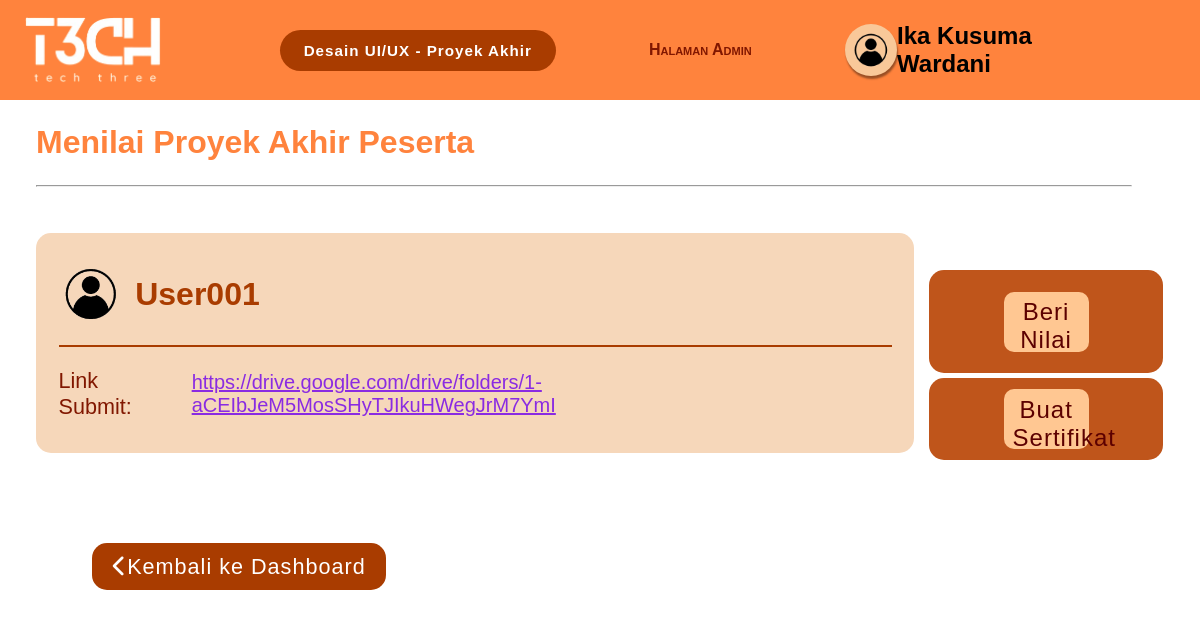
/menilaiProyek_admin.php (signed in), run on the app's committed database.
### tables this page shows
CREATE TABLE `submission` (
  `Id_Submission` varchar(20) NOT NULL,
  `link_google_drive` varchar(255) NOT NULL,
  `submitted_at` timestamp NOT NULL DEFAULT current_timestamp(),
  `Id_User` varchar(20) DEFAULT NULL,
  `Id_Kelas` varchar(25) NOT NULL
);

### menilaiProyek_admin.php (the view, shortened to what this page needs)
<?php
require_once 'db_connect.php';
if (isset($_SESSION['admin_id'])) {
  $adminId = $_SESSION['admin_id'];
} else {
  header("Location: login_admin.php");
  exit;
}
$query = "SELECT `Nama_Admin`, `No_Telp_Admin` FROM `admin` WHERE `Id_Admin`='$adminId'";
$result = $conn->query($query);
$namaAdmin = "";
if ($result->num_rows > 0) {
  while ($row = $result->fetch_assoc()) {
      $namaAdmin = $row['Nama_Admin'];
  }
} else {
  echo "Data admin tidak ditemukan.";
}
$sql = "SELECT Id_Submission, link_google_drive, submitted_at, Id_User FROM submission";
$result = $conn->query($sql);
if ($result->num_rows > 0) {
    $submissions = $result->fetch_all(MYSQLI_ASSOC);
} else {
    $submissions = [];
}
?>
<!DOCTYPE html>
<html lang="id">
  <head>
    <link rel="stylesheet" href="menilaiProyek_admin.css">
    <link rel="stylesheet" href="https://cdnjs.cloudflare.com/ajax/libs/font-awesome/6.0.0-beta3/css/all.min.css">
  </head>
  <body>
    <header>
      <a id="logo_link" href="dashboard_admin.php">
          <img src="Logo.png" id="logo">
      </a>
      <h3>Desain UI/UX - Proyek Akhir</h3>
      <h4 class="halaman_admin">Halaman Admin</h4>
      <section class="profileAdjust">
        <img src="user.png">
        <h2><?php echo htmlspecialchars($namaAdmin); ?></h2>
      </section>
    </header>
    <main>
    <h1>Menilai Proyek Akhir Peserta</h1>
    <hr>
    <?php foreach ($submissions as $submission): ?>
        <div class="kotakDanNilai">
            <div class="kotakSubmit">
                <section class="profile_user">
                    <img src="user.png">
                    <p><?php echo $submission['Id_User']; ?></p>
                </section>
                <section class="link_submit">
                    <p>Link Submit:</p>
                    <a target="_blank" href="<?php echo $submission['link_google_drive']; ?>" class="link_proyek_submit">
                        <?php echo $submission['link_google_drive']; ?>
                    </a>
                </section>
            </div>
            <div class="kotak_nilai_sertif">
                <div class="kotak_untuk_menilai">
                    <button onclick="showInput(this)">Beri Nilai</button>
                </div>
                <div class="kotak_untuk_menilai" onclick="showSuccessMessage()">
                        <button>Buat Sertifikat</button>
                </div>
            </div>
        </div>
    <?php endforeach; ?>
    <section class="backToDashboard">
        <button onclick="redirectToPage('dashboard_admin.php')">
            <i class="fa-solid fa-chevron-left"></i>Kembali ke Dashboard</button>
    </section>
</main>

### menilaiProyek_admin.css (style rules this page uses)
body { margin: 0; background-color: #FFFFFF; font-family: sans-serif; }
header { background-color: #FF833D; display: flex; justify-content: space-between; align-items: center; height: 100px; width: 100%; position: sticky; z-index: 2; }
#logo_link { display: flex; align-items: center; margin: 0 2%; height: 100%; }
#logo { height: 70%; width: auto; cursor: pointer; }
header h3 { background-color: #A93C00; color: #FFFFFF; padding: 1% 2%; font-size: 95%; border-radius: 25px; letter-spacing: 1px; left: 0; }
.profileAdjust { display: flex; justify-content: center; align-items: center; margin-right: 7%; }
.profileAdjust img { width: 3vw; border-radius: 50%; background-color: #f9c899; padding: 3%; box-shadow: 1px 3px 2px rgba(0, 0, 0, 0.4); }
.halaman_admin { font-variant: small-caps; color: #811700; }
main { margin: 2% 3%; }
main h1 { height: 5vh; color: #FF833D; }
hr { margin-bottom: 4%; background-color: #5C0000; width: 97%; margin-left: 0; }
.kotakDanNilai { display: flex; justify-content: space-around; align-items: center; gap: 5px; }
.kotakSubmit { padding: 1% 2%; margin-bottom: 4%; background-color: #f6d7ba; border-radius: 15px; }
.profile_user, .link_submit { display: flex; justify-content: flex-start; align-items: center; }
.profile_user { border-bottom: 2px solid #A93C00; padding-inline: 0.5%; }
.profile_user img { height: 7vh; border-radius: 50%; }
.profile_user p { font-size: 4vh; font-weight: 700; color: #A93C00; margin-left: 2%; }
.link_submit p { font-size: 135%; color: #811700; margin-right: 2%; }
.link_submit a { font-size: 125%; color: blueviolet; }
.kotak_nilai_sertif { flex: 1; display: flex; flex-direction: column; justify-content: space-between; padding: 10px; gap: 5px; }
.kotak_untuk_menilai { background-color: #bf551b; height: 100%; width: 100%; border-radius: 15px; display: flex; justify-content: center; align-items: center; padding: 5% 2%; }
.kotak_untuk_menilai button { border-radius: 10px; background-color: #ffc792; border: none; padding: 3% 4%; font-size: 3vh; color: #5C0000; width: 85px; height: 60px; justify-content: space-around; }
.backToDashboard { display: flex; justify-content: space-between; align-items: center; padding: 0 5% 4% 5%; margin-top: 4%; }
button { background-color: #A93C00; border-radius: 15px; color: #FFFFFF; padding: 1% 2%; font-size: 135%; letter-spacing: 1px; border: 0; }

### data on the page
submission: Id_User "User001", link_google_drive "https://drive.google.com/drive/folders/1-aCEIbJeM5MosSHyTJIkuHWegJrM7YmI"

### other printed values
$namaAdmin "Ika Kusuma Wardani"
